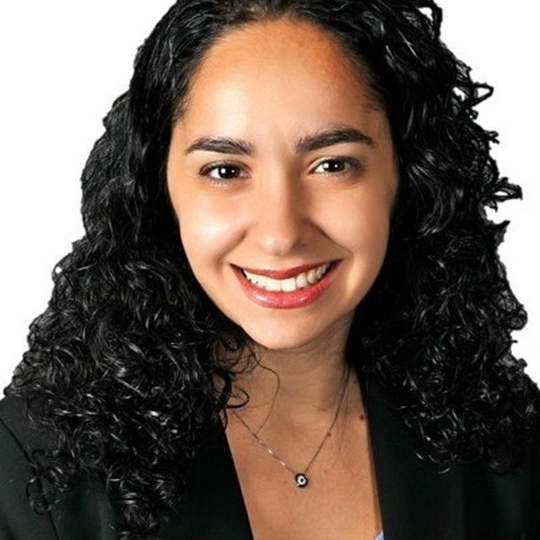
#> input picture proyecto2-python-avanzado/parte1_fotoapp/fotos_mejoradas/instagram_retrato2.jpg, 1080 x 1080 px (shown at 1/2 size)
$ python -i fotoapp.py   (imports and definitions only)   (older library calls are emulated)
#> lines starting #> are read from the running program, lines starting #| are printed output that depends on the picture
#> further down, picture is the input picture: PIL image 1080x1080 RGB; mean R, G, B 110.7, 94.9, 85.1
"""
fotoapp.py
==========

App "fotoapp" para editar fotos y prepararlas para redes sociales
(Proyecto 2 - Programación Python Avanzada, TUTP 2026).

Funciones (una por cada punto de la consigna):

1. redimensionar_para_red(ruta, red_social) -> lee la foto (archivo, Drive o URL)
   y la lleva al tamaño de la red social sin deformarla.
2. ecualizar_histograma(imagen)             -> ajusta el contraste con el
   histograma y muestra la foto original y la ecualizada en una misma figura.
3. aplicar_filtro(imagen, filtro)           -> aplica uno de los 9 filtros de
   Pillow y muestra la original y la filtrada lado a lado.
4. boceto(imagen, tecnica)                  -> resalta bordes y contornos
   (umbral, Sobel, Laplaciano o Canny). comparar_bocetos() los muestra juntos.
5. main() / menu()                          -> menú por consola que obliga a
   pasar primero por la función 1. Guarda los resultados en "fotos_mejoradas".

Uso desde la terminal:
    python fotoapp.py
"""

import os
from io import BytesIO

import cv2  # OpenCV: ecualización y bordes
import matplotlib.pyplot as plt  # gráficos y figuras
import numpy as np  # las imágenes se tratan como arrays
import requests  # para descargar imágenes desde una URL
from PIL import Image, ImageFilter, ImageOps, UnidentifiedImageError

# Excepciones propias

class ImagenNoCargadaError(Exception):
    """Se quiso editar una imagen sin haberla leído antes con la función 1."""


class RedSocialInvalidaError(ValueError):
    """La palabra clave no es una red social válida."""


class FiltroInvalidoError(ValueError):
    """El filtro pedido no es uno de los 9 disponibles."""


class TecnicaInvalidaError(ValueError):
    """La técnica de boceto pedida no existe."""

# Tamaño recomendado (ancho, alto) en píxeles para cada red social
DIMENSIONES_REDES = {
    "youtube": (1280, 720),     # miniatura de video, 16:9
    "instagram": (1080, 1080),  # publicación cuadrada, 1:1
    "twitter": (1600, 900),     # imagen del timeline, 16:9
    "facebook": (1200, 630),    # imagen compartida, ~1.91:1
}

# Otros nombres aceptados para la misma red
ALIAS_REDES = {"x": "twitter", "ig": "instagram", "fb": "facebook", "yt": "youtube"}

# Los 9 filtros de Pillow, numerados para que el usuario elija por número
FILTROS = {
    1: ("Blur", ImageFilter.BLUR),
    2: ("Contour", ImageFilter.CONTOUR),
    3: ("Detail", ImageFilter.DETAIL),
    4: ("Edge Enhance", ImageFilter.EDGE_ENHANCE),
    5: ("Edge Enhance More", ImageFilter.EDGE_ENHANCE_MORE),
    6: ("Emboss", ImageFilter.EMBOSS),
    7: ("Find Edges", ImageFilter.FIND_EDGES),
    8: ("Sharpen", ImageFilter.SHARPEN),
    9: ("Smooth", ImageFilter.SMOOTH),
}

# Técnicas de boceto con sus parámetros por defecto
TECNICAS_BOCETO = {
    "umbral": {"blur": 5, "bloque": 9, "c": 5},
    "sobel": {"blur": 5, "ksize": 3, "umbral": 60},
    "laplaciano": {"blur": 5, "ksize": 3, "umbral": 20},
    "canny": {"blur": 5, "umbral_bajo": 50, "umbral_alto": 150},
}

# Carpeta donde el menú guarda todos los resultados
CARPETA_SALIDA = "fotos_mejoradas"


# Funciones auxiliares

def _validar_imagen(imagen):
    """Lanza ImagenNoCargadaError si `imagen` no es una imagen de Pillow ya leída."""
    if not isinstance(imagen, Image.Image):
        raise ImagenNoCargadaError(
            "No hay ninguna imagen cargada. Primero leé la foto con la opción 1 "
            "(redimensionar_para_red)."
        )


# [5 lines left out: function _crear_carpeta_de, not called in this run]


def _resolver_mostrar(mostrar):
    """`None` = automático: se muestra solo en entornos interactivos (Jupyter/Colab)."""
    return plt.isinteractive() if mostrar is None else mostrar


# [9 lines left out: function _guardar_figura, not called in this run]


def _impar(valor):
    """OpenCV pide tamaños de kernel impares: 4 -> 5, 5 -> 5."""
    valor = int(valor)
    return valor if valor % 2 == 1 else valor + 1


# [128 lines left out: functions leer_imagen, normalizar_red, redimensionar_para_red, not called in this run]


# 2. Ecualización de histograma

METODOS_ECUALIZACION = ("global", "clahe")


# [56 lines left out: functions ecualizar_imagen, ecualizar_histograma, not called in this run]


# 3. Filtros de Pillow

def listar_filtros():
    """Devuelve un texto con los 9 filtros numerados (para el menú)."""
    return "\n".join(f"  {numero}. {nombre}" for numero, (nombre, _) in FILTROS.items())


# [38 lines left out: functions obtener_filtro, aplicar_filtro, not called in this run]


# 4. Boceto de líneas (bordes y contornos)

def boceto(imagen, tecnica="canny", grosor=1, **parametros):
    """Devuelve un boceto de líneas negras sobre fondo blanco.

    Técnicas (parámetros por defecto en TECNICAS_BOCETO):
    - 'umbral'    : umbralización adaptativa (compara cada píxel con el promedio
                    de sus vecinos: `bloque` y `c`).
    - 'sobel'     : gradiente de Sobel; se quedan los bordes mayores a `umbral`.
    - 'laplaciano': Laplaciano; se quedan los bordes mayores a `umbral`.
    - 'canny'     : detector de Canny (`umbral_bajo` y `umbral_alto`).

    En todas, `blur` es el desenfoque previo que saca el ruido y `grosor` > 1
    engrosa las líneas.
    """
#> called with tecnica = 'canny', grosor = 1
    _validar_imagen(imagen)
    tecnica = tecnica.strip().lower()
    if tecnica not in TECNICAS_BOCETO:
        raise TecnicaInvalidaError(f"Técnica '{tecnica}' inválida. Opciones: {', '.join(TECNICAS_BOCETO)}.")
    p = {**TECNICAS_BOCETO[tecnica], **parametros}   # defaults + lo que pase el usuario

    gris = np.array(imagen.convert("L"))                               # pasamos a grises
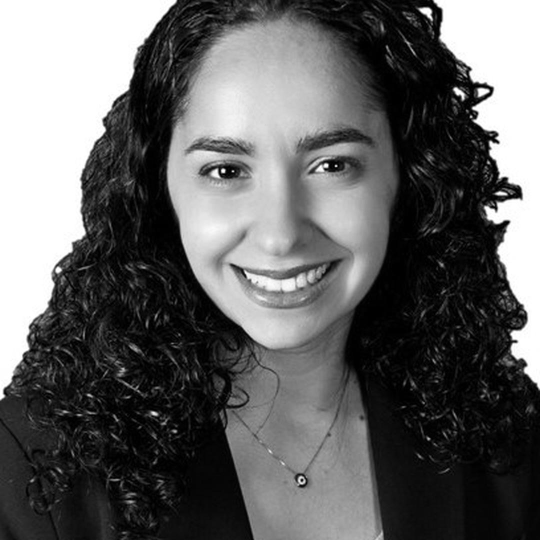
#> gris: shape (1080, 1080) (shown at 1/2 size); min 0, max 255, mean 98.5
    k = _impar(p["blur"])
    suave = cv2.GaussianBlur(gris, (k, k), 0)                          # sacamos ruido

    if tecnica == "umbral":
        resultado = cv2.adaptiveThreshold(suave, 255, cv2.ADAPTIVE_THRESH_MEAN_C,
                                          cv2.THRESH_BINARY, _impar(p["bloque"]), p["c"])
        bordes = resultado == 0                                        # lo negro son los bordes
    elif tecnica == "sobel":
        gx = cv2.Sobel(suave, cv2.CV_64F, 1, 0, ksize=_impar(p["ksize"]))   # derivada en x
        gy = cv2.Sobel(suave, cv2.CV_64F, 0, 1, ksize=_impar(p["ksize"]))   # derivada en y
        magnitud = np.sqrt(gx ** 2 + gy ** 2)                          # fuerza del borde
        magnitud = magnitud / max(magnitud.max(), 1) * 255             # llevamos a 0..255
        bordes = magnitud > p["umbral"]
    elif tecnica == "laplaciano":
        lap = np.abs(cv2.Laplacian(suave, cv2.CV_64F, ksize=_impar(p["ksize"])))
        lap = lap / max(lap.max(), 1) * 255                            # llevamos a 0..255
        bordes = lap > p["umbral"]
    else:  # canny
        bordes = cv2.Canny(suave, p["umbral_bajo"], p["umbral_alto"]) > 0
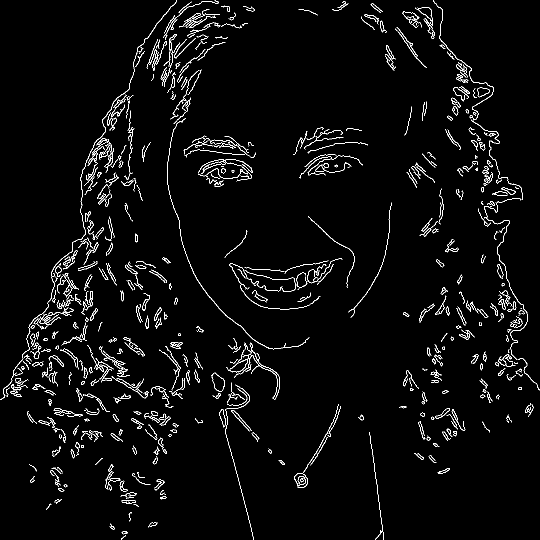
#> bordes: shape (1080, 1080) bool (shown at 1/2 size); 3% white in thin lines or dots

    if grosor > 1:
        # Engrosamos las líneas con dilatación
        bordes = cv2.dilate(bordes.astype(np.uint8), np.ones((int(grosor), int(grosor)), np.uint8)) > 0

    salida = np.where(bordes, 0, 255).astype(np.uint8)   # líneas negras, fondo blanco
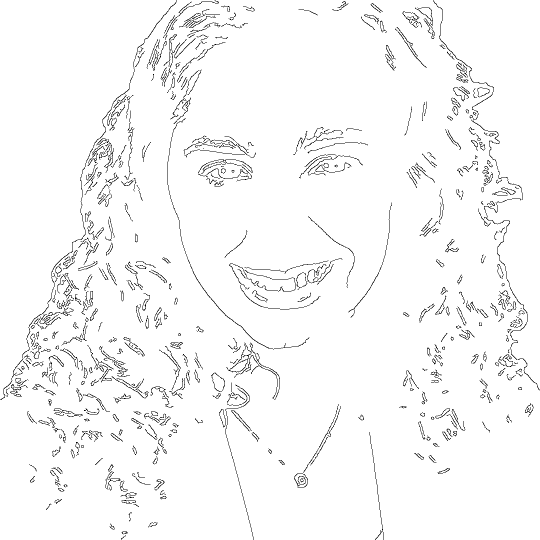
#> salida: shape (1080, 1080) (shown at 1/2 size); 97% white; black in thin lines or dots
    return Image.fromarray(salida)


# [33 lines left out: function comparar_bocetos, not called in this run]


# 5. Menú de opciones

OPCIONES_MENU = """
================ FOTOAPP ================
Imagen actual: {estado}
  1. Leer imagen y redimensionar para una red social
  2. Ajustar contraste (ecualizar histograma)
  3. Aplicar un filtro
  4. Generar boceto (bordes y contornos)
  5. Guardar imagen actual
  0. Salir
========================================="""


def _preguntar_si(entrada, pregunta):
    """Hace una pregunta s/n y devuelve True si la respuesta es sí."""
    return entrada(pregunta + " (s/n): ").strip().lower() in ("s", "si", "sí", "y", "yes")


# [105 lines left out: function menu, not called in this run]


def main():
    """Punto de entrada de la app: inicia el menú por consola."""
    menu()


# [2 lines not run here, left out]

>>> from PIL import Image
>>> picture = Image.open('fotos_mejoradas/instagram_retrato2.jpg')
>>> result = boceto(picture)
